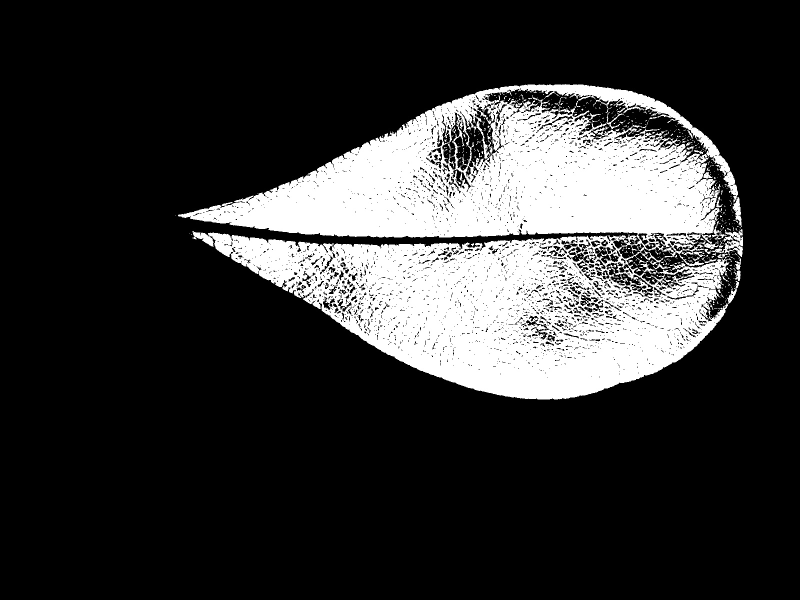
#> input picture Leaf_nhom_05-20240513T054848Z-001/Leaf_nhom_05/binary/12/2051.jpg, 1600 x 1200 px, found by its file name (shown at 1/2 size); its folder holds only this picture in this run
$ python hu_moment.py
#> lines starting #> are read from the running program, lines starting #| are printed output that depends on the picture; after the words box and inside, x2 and y2 are one past the last pixel; in counts of white or black regions, pixels touching at a corner belong together
#############################################################################
#                                                                           #
# Author: Team 5                                                            #
#                                                                           #
# Description:                                                              #
#  - File này tính toán đặc trưng Humoments trên ảnh nhị phân.              #
#  - Tính toán và gắn nhãn cho từng vector đặc trưng theo tên thư mục mà    #
#   ảnh đó thuộc về.                                                        #
#  - Đầu ra được lưu tại file HumomentsFeature_Nhom_05.csv                  #
#                                                                           #
#############################################################################

import cv2
import os
import csv


def calculate_humoments(image):
    # Tính toán các đặc trưng humoments
    _, image = cv2.threshold(
        image, 128, 255, cv2.THRESH_BINARY)
    moments = cv2.moments(image)
    humoments = cv2.HuMoments(moments).flatten()

    return humoments


def process_images_in_folder(folder_path, label, csv_writer):
    # Lặp qua tất cả các tệp trong thư mục
#> called with folder_path = 'CuoiKy\\Leafs\\binary/12', label = '12'
    for filename in os.listdir(folder_path):
        # Đường dẫn đầy đủ đến tệp
        file_path = os.path.join(folder_path, filename)

        # Đọc ảnh từ tệp
        image = cv2.imread(file_path, cv2.IMREAD_GRAYSCALE)
#> image is the input picture: shape (1200, 1600); min 0, max 255, mean 51

        _, image = cv2.threshold(
            image, 128, 255, cv2.THRESH_BINARY)
#> image: shape (1200, 1600); 20% white; 494 white regions (460 under 20 px), largest, box (x1, y1, x2, y2) and area: (356, 168, 1486, 799) 379823, (1465, 394, 1484, 454) 506, (1283, 501, 1341, 538) 375

        height, width = image.shape[:2]
#> height = 1200; width = 1600
        image = cv2.resize(image, (width // 3, height // 3))
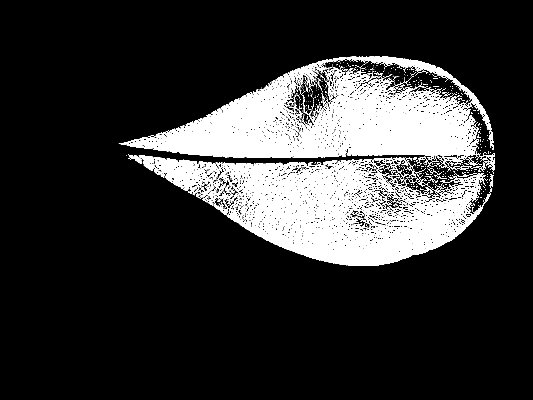
#> image: shape (400, 533); min 0, max 255, mean 51.1
        # cv2.imshow('Resized Image', image)
        # cv2.waitKey(0)
        # cv2.destroyAllWindows()
        # Tính toán humoments cho ảnh
        humoments = calculate_humoments(image)
#> in calculate_humoments, `_, image = cv2.threshold( image, 128, 255, cv2.THRESH_BINARY)`:
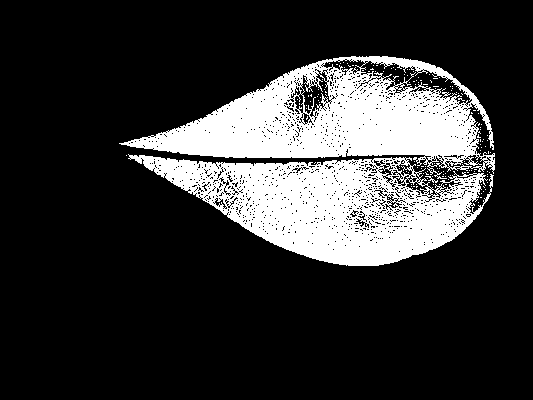
#> image: shape (400, 533); 20% white; 142 white regions (139 under 20 px), largest, box (x1, y1, x2, y2) and area: (119, 56, 495, 179) 21254, (128, 154, 494, 266) 21165, (425, 176, 438, 183) 27
#> in calculate_humoments, `moments = cv2.moments(image)`: moments = moments, m00 10881870, centre m10/m00, m01/m00 = (334.1, 163.1)
#> in calculate_humoments, `humoments = cv2.HuMoments(moments).flatten()`: humoments = [0.000868, 1.59e-07, 5.76e-11, 4.54e-12, 5.98e-23, 1.5e-15, -4.25e-23]

        # Ghi dòng vào tệp CSV
        row = [filename, label] + list(humoments)
#> row = ['2051.jpg', '12', 0.000868, 1.59e-07, 5.76e-11, 4.54e-12, 5.98e-23, 1.5e-15, -4.25e-23]
        csv_writer.writerow(row)


# Đường dẫn tới thư mục Leaf/binary (thư mục ảnh trắng đen)
leaf_folder = "CuoiKy\\Leafs\\binary"

# Tên của tệp CSV để lưu kết quả
csv_file = "CuoiKy\\feature_hu\\HumomentsFeature_Nhom_05.csv"

# Mở tệp CSV để ghi
with open(csv_file, 'w', newline='') as file:
    csv_writer = csv.writer(file)
    # Ghi tiêu đề cho các cột
    csv_writer.writerow(["Image", "Label", "Hu1", "Hu2",
                        "Hu3", "Hu4", "Hu5", "Hu6", "Hu7"])

    # Lặp qua các thư mục con trong thư mục Leaf
    for folder_name in ["12", "14", "15"]:
        folder_path = os.path.join(leaf_folder, folder_name)
        # Xử lý ảnh trong thư mục và ghi kết quả vào tệp CSV
        process_images_in_folder(folder_path, folder_name, csv_writer)
#> pass 2 of the loop `for folder_name in ["12", "14", "15"]:`:
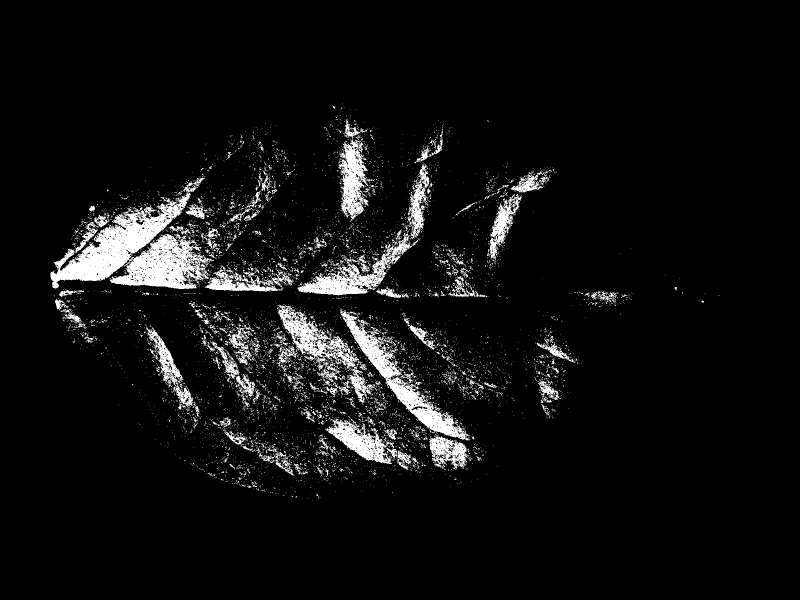
#> input picture Leaf_nhom_05-20240513T054848Z-001/Leaf_nhom_05/binary/14/2116.jpg, 1600 x 1200 px, found by its file name (shown at 1/2 size)
#> in process_images_in_folder, image is the input picture: shape (1200, 1600); min 0, max 255, mean 16.1
#> in process_images_in_folder (call 2), `_, image = cv2.threshold( image, 128, 255, cv2.THRESH_BINARY)`:
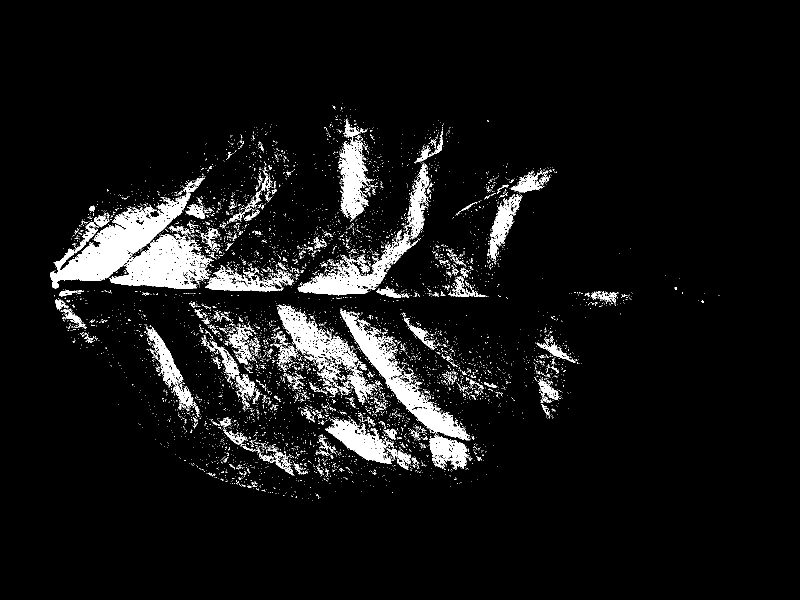
#> image: shape (1200, 1600) (shown at 1/2 size); 6.3% white; 7015 white regions (6730 under 20 px), largest, box (x1, y1, x2, y2) and area: (101, 384, 428, 578) 27740, (680, 619, 941, 881) 10851, (555, 610, 751, 810) 7702
#> in calculate_humoments (call 2), `_, image = cv2.threshold( image, 128, 255, cv2.THRESH_BINARY)`:
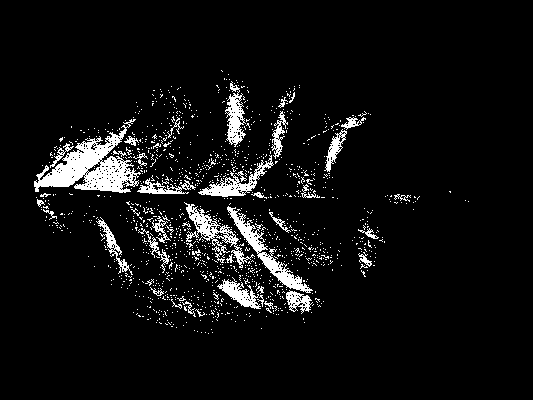
#> image: shape (400, 533); 6.3% white; 1261 white regions (1218 under 20 px), largest, box (x1, y1, x2, y2) and area: (34, 119, 141, 193) 3147, (227, 206, 313, 293) 1251, (184, 202, 255, 268) 1017
#> moments = moments, m00 3426435, centre m10/m00, m01/m00 = (195.9, 203)
#> in calculate_humoments (call 2), `humoments = cv2.HuMoments(moments).flatten()`: humoments = [0.00302, 1.89e-06, 3.16e-09, 2.74e-10, 1.82e-20, 1.55e-13, -2.54e-19]
#> row = ['2116.jpg', '14', 0.00302, 1.89e-06, 3.16e-09, 2.74e-10, 1.82e-20, 1.55e-13, -2.54e-19]
#> (the run stopped early here; a loop or call above may not have finished)
